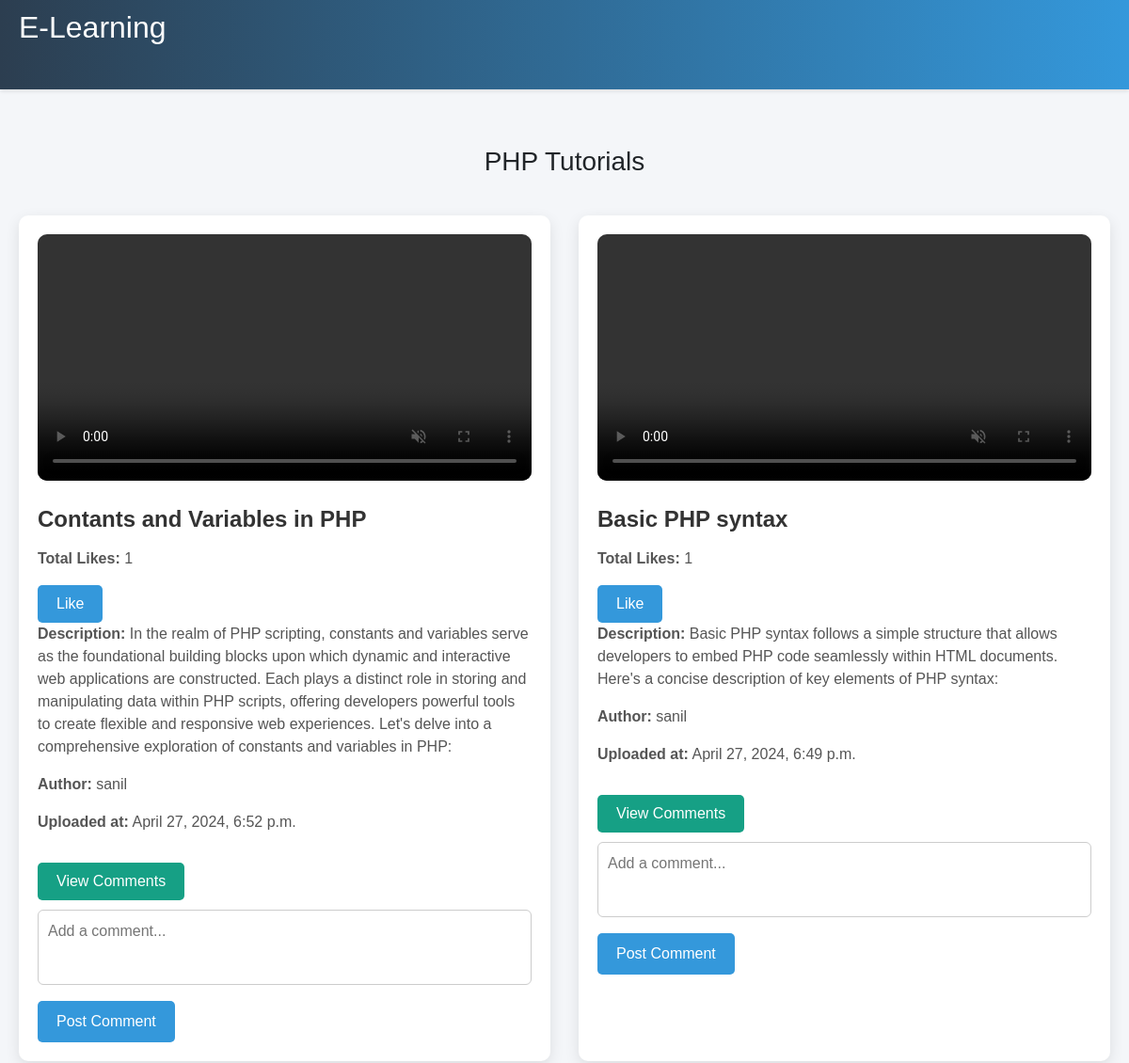
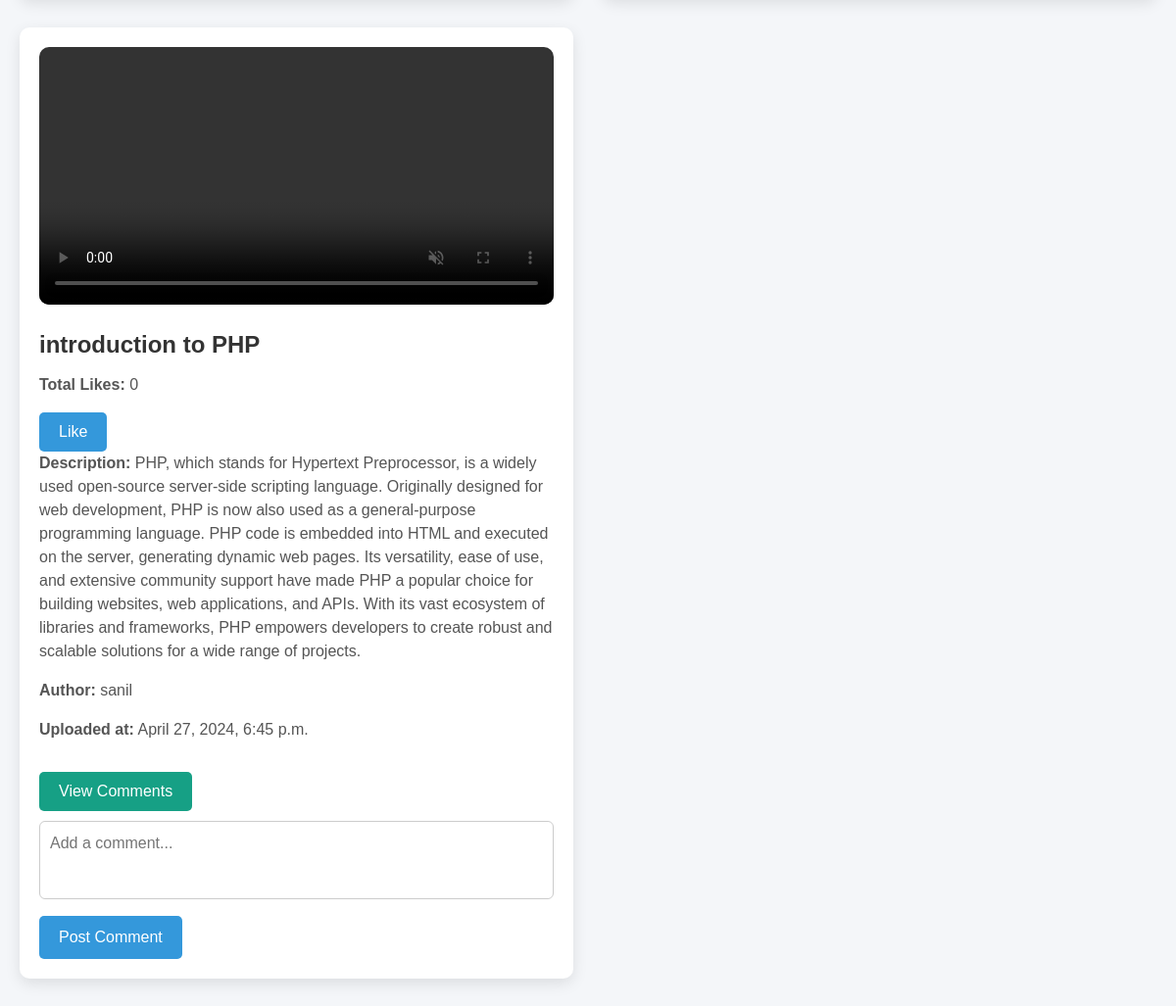
The app's page /php/watch-php-videos/ (signed in) with its own data (2 pictures, top to bottom).
### Faculty/models.py (models this page shows, shortened)
class Video(models.Model):
    title = models.CharField(max_length=100)
    course = models.CharField(max_length=100, null=True, blank=True)
    video_file = models.FileField(upload_to='videos/')
    description = models.TextField(default='')
    faculty = models.ForeignKey(get_user_model(), on_delete=models.CASCADE, null=True, blank=True)
    uploaded_at = models.DateTimeField(auto_now_add=True)

### accounts/models.py (models this page shows)
class CustUser(AbstractUser):
    email = models.EmailField(unique=True)
    phone = models.IntegerField(null=True)
    options = (
        ('Male', 'Male'),
        ('Female', 'Female'),
        ('Others', 'Others')
    )
    COURSE_CHOICES = [
        ('Python', 'Python'),
        ('HTML', 'HTML'),
        ('PHP', 'PHP'),
        ('None', 'None')# SELECTING COURSE
    ]
    gender = models.CharField(max_length=100, choices=options, null=True, default='Male')
    age = models.IntegerField(null=True)
    Course = models.CharField(max_length=10, choices=COURSE_CHOICES, default='None', null=True, blank=True)
    is_student = models.BooleanField(null=True, blank=True, default=False)
    is_faculty = models.BooleanField(null=True, blank=True, default=False)
    is_hr = models.BooleanField(null=True, blank=True, default=False)
    is_active_basic = models.BooleanField(default=False, null=True, blank=True)
    is_active_inter = models.BooleanField(default=False, null=True, blank=True)
    is_active_adv = models.BooleanField(default=False, null=True, blank=True)
    is_active_coding = models.BooleanField(default=False, null=True, blank=True)

### exam3/views.py (the view)
# urls.py: path('watch-php-videos/', watch_php_videos, name='watch_php_videos'),
@login_required
def watch_php_videos(request):
    videos = Video.objects.filter(course="PHP").annotate(like_count=Count('likes')).order_by('-uploaded_at')
    return render(request, 'watch_php_videos.html', {'videos': videos})

### exam3/templates/watch_php_videos.html (shortened to what this page needs)
<!DOCTYPE html>
<html>
<head>
    <link href="https://cdn.jsdelivr.net/npm/bootstrap@5.0.2/dist/css/bootstrap.min.css" rel="stylesheet">
</head>
<body>
<section id="one">
    <nav class="navbar">
        <div class="nav-logo">
            <a href="{% url 'phpintro' %}"><h2>E-Learning</h2></a>
        </div>
    </nav>
</section>
<div class="container">
    <h3 style="text-align:center">PHP Tutorials</h3>
    <div class="video-list">
        {% for video in videos %}
        <div class="video-item">
            <video id="video-{{ video.id }}" width="100%" muted controls {% if not forloop.first %}disabled{% endif %}>
                <source src="{{ video.video_file.url }}" type="video/mp4">
            </video>
            <h2 class="video-title">{{ video.title }}</h2>
            <p><strong>Total Likes:</strong> {{ video.likes.count }}</p>
            <form id="like-form-{{ video.id }}" action="{% url 'toggle_like_php' video_id=video.id %}" method="post">
                <input type="submit" class="button-like" value="Like">
            </form>
            <p><span>Description:</span> {{ video.description }}</p>
            <p><span>Author:</span> {{ video.faculty }}</p>
            <p><span>Uploaded at:</span> {{ video.uploaded_at }}</p>
            <button class="toggle-comments">View Comments</button>
            <form class="comment-form" action="{% url 'add_comment_php' video_id=video.id %}" method="post">
                <textarea name="comment_text" rows="4" cols="50" placeholder="Add a comment..."></textarea><br>
                <input type="submit" value="Post Comment">
            </form>
        </div>
        {% endfor %}
    </div>
</div>
</body>
</html>

### exam3/templates/watch_php_videos.html (style rules this page uses)
body { font-family: 'Arial', sans-serif; background-color: #f4f6f9; margin: 0; padding: 0; }
.navbar { background: linear-gradient(90deg, #2c3e50 0%, #3498db 100%); padding: 10px 20px; box-shadow: 0 2px 4px rgba(0, 0, 0, 0.1); }
.navbar a { color: white; font-size: 1.2rem; font-weight: 500; margin-right: 20px; text-decoration: none; transition: all 0.3s ease; }
.container { max-width: 1200px; margin: 40px auto; padding: 20px; }
.video-list { display: grid; grid-template-columns: repeat(2, 1fr); gap: 30px; margin-top: 30px; }
.video-item { background-color: white; border-radius: 10px; padding: 20px; box-shadow: 0 5px 15px rgba(0, 0, 0, 0.1); transition: all 0.3s ease; }
.video-item h2 { font-size: 1.5rem; margin-bottom: 15px; font-weight: bold; color: #333; }
.video-item video { width: 100%; border-radius: 10px; margin-bottom: 20px; }
.video-item p { font-size: 1rem; color: #555; }
.video-item p span { font-weight: bold; }
.button-like { background-color: #3498db; color: white; border: none; padding: 8px 20px; border-radius: 5px; cursor: pointer; font-size: 1rem; transition: all 0.3s ease; }
.toggle-comments { background-color: #16a085; color: white; border: none; padding: 8px 20px; border-radius: 5px; cursor: pointer; margin-top: 15px; font-size: 1rem; transition: all 0.3s ease; }
.comment-form textarea { width: 100%; height: 80px; border-radius: 6px; padding: 10px; font-size: 1rem; border: 1px solid #ccc; margin-top: 10px; resize: none; transition: all 0.3s ease; }
.comment-form input[type="submit"] { margin-top: 10px; background-color: #3498db; color: white; border: none; padding: 10px 20px; border-radius: 5px; cursor: pointer; font-size: 1rem; transition: all 0.3s ease; }

### records on screen
Video: title "Contants and Variables in PHP", likes.count "1", description "In the realm of PHP scripting, constants and variables serve as the foundational building blocks upon which dynamic and interactive web applications are constructed. Each plays a distinct role in storing and manipulating data within PHP scripts, offering developers powerful tools to create flexible and responsive web experiences. Let's delve into a comprehensive exploration of constants and variables in PHP:", faculty "sanil", uploaded_at "April 27, 2024, 6:52 p.m."
Video: title "Basic PHP syntax", likes.count "1", description "Basic PHP syntax follows a simple structure that allows developers to embed PHP code seamlessly within HTML documents. Here's a concise description of key elements of PHP syntax:", faculty "sanil", uploaded_at "April 27, 2024, 6:49 p.m."
Video: title "introduction to PHP", likes.count "0", description "PHP, which stands for Hypertext Preprocessor, is a widely used open-source server-side scripting language. Originally designed for web development, PHP is now also used as a general-purpose programming language. PHP code is embedded into HTML and executed on the server, generating dynamic web pages. Its versatility, ease of use, and extensive community support have made PHP a popular choice for building websites, web applications, and APIs. With its vast ecosystem of libraries and frameworks, PHP empowers developers to create robust and scalable solutions for a wide range of projects.", faculty "sanil", uploaded_at "April 27, 2024, 6:45 p.m."
